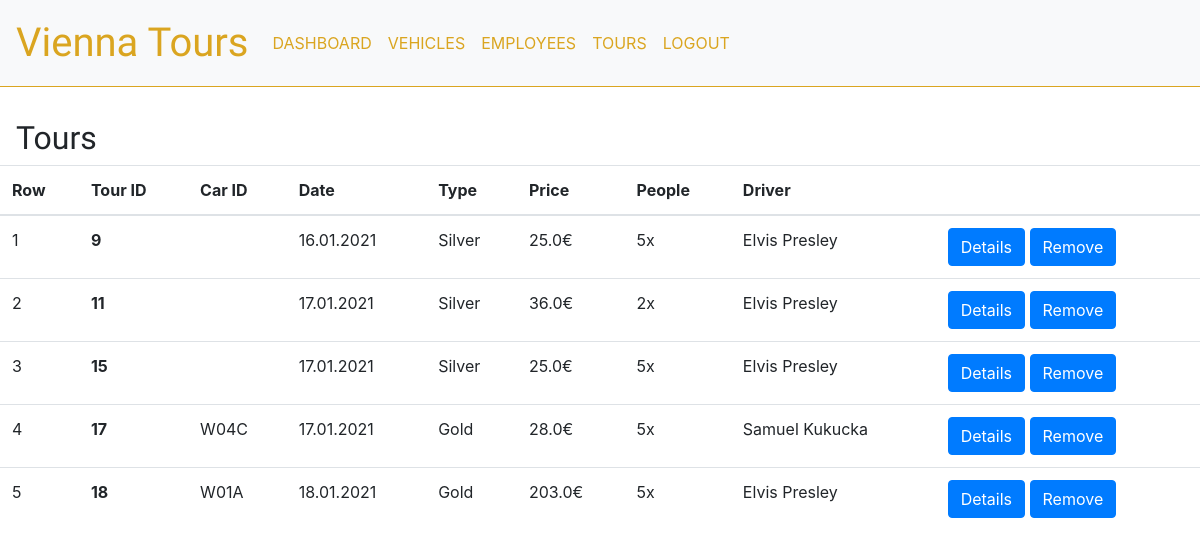
Page /supervisor/tours/ (signed in) on the committed database.
### supervisor/models.py (models this page shows, shortened)
class Tour(models.Model):
    TOUR_CHOICES = (('Silver', 'Silver'), ('Gold', 'Gold'), ('Platinum', 'Platinum'))
    driverID = models.ForeignKey(User, null=True, on_delete=models.SET_NULL)  #TODO change to something else. If User is deleted, delete tours?
    carID = models.ForeignKey(Car, null=True, on_delete=models.SET_NULL) #TODO change to something else
    date = models.DateTimeField(default=timezone.now)
    duration = models.FloatField()
    tourType = models.CharField(max_length=20, choices=TOUR_CHOICES, default='Silver')
    people = models.IntegerField()
    price = models.FloatField()

class Car(models.Model):
    plate = models.CharField(max_length=4, unique=True)
    photoOption = models.ImageField(default='car-black.jpg', upload_to='cars_pics/')

### supervisor/views.py (the view)
# urls.py: path('tours/', ToursListsView.as_view(), name='supervisor-tours-list'),
class ToursListsView(ListView):
    model = Tour
    template_name = 'supervisor/tours_list.html'
    context_object_name = 'tours'
    def get_queryset(self):
        return Tour.objects.all()

### supervisor/templates/supervisor/tours_list.html
{% extends "nav.html" %}
{% block content %}
<div class="table-header">
    <h2>Tours</h2>
</div>
<div class="table-responsive">
<table class="table p-2">
    <thead>
        <tr>
            <th scope="col">Row</th>
            <th scope="col">Tour ID</th>
            <th scope="col">Car ID</th>
            <th scope="col">Date</th>
            <th scope="col">Type</th>
            <th scope="col">Price</th>
            <th scope="col">People</th>
            <th scope="col">Driver</th>
            <th scope="col"></th>
        </tr>
    </thead>
    <tbody>
        {% for tour in tours %}
        <tr>
            <td>{{forloop.counter}}</td>
            <th scope="row">{{ tour.id }}</th>
            <td>{{ tour.carID.plate }}</td>
            <td>{{ tour.date|date:"d.m.Y" }}</td>
            <td>{{ tour.tourType }}</td>
            <td>{{ tour.price }}€</td>
            <td>{{ tour.people }}x</td>
            <td>{{ tour.driverID.get_full_name }}</td>
            <td>
                <a class="btn btn-primary" href="{% url 'supervisor-tour-details' tour.id %}">Details</a>
                <a class="btn btn-primary" href="{% url 'supervisor-tour-delete' tour.id %}">Remove</a>
            </td>
        </tr>
        {% endfor %}
    </tbody>
</table>
</div>
{% endblock content %}

### supervisor/static/styles/style.css (style rules this page uses)
body { padding-bottom: 5em; }
.table-header { margin-top: 2em; margin-left: 1em; font-family: 'Raleway', sans-serif; }
body { font-family: "Lato", sans-serif; }

### rows in the picture
Tour: id "9", date "16.01.2021", tourType "Silver", price "25.0", people "5", driverID.get_full_name "Elvis Presley"
Tour: id "11", date "17.01.2021", tourType "Silver", price "36.0", people "2", driverID.get_full_name "Elvis Presley"
Tour: id "15", date "17.01.2021", tourType "Silver", price "25.0", people "5", driverID.get_full_name "Elvis Presley"
Tour: id "17", carID.plate "W04C", date "17.01.2021", tourType "Gold", price "28.0", people "5", driverID.get_full_name "Samuel Kukucka"
Tour: id "18", carID.plate "W01A", date "18.01.2021", tourType "Gold", price "203.0", people "5", driverID.get_full_name "Elvis Presley"
